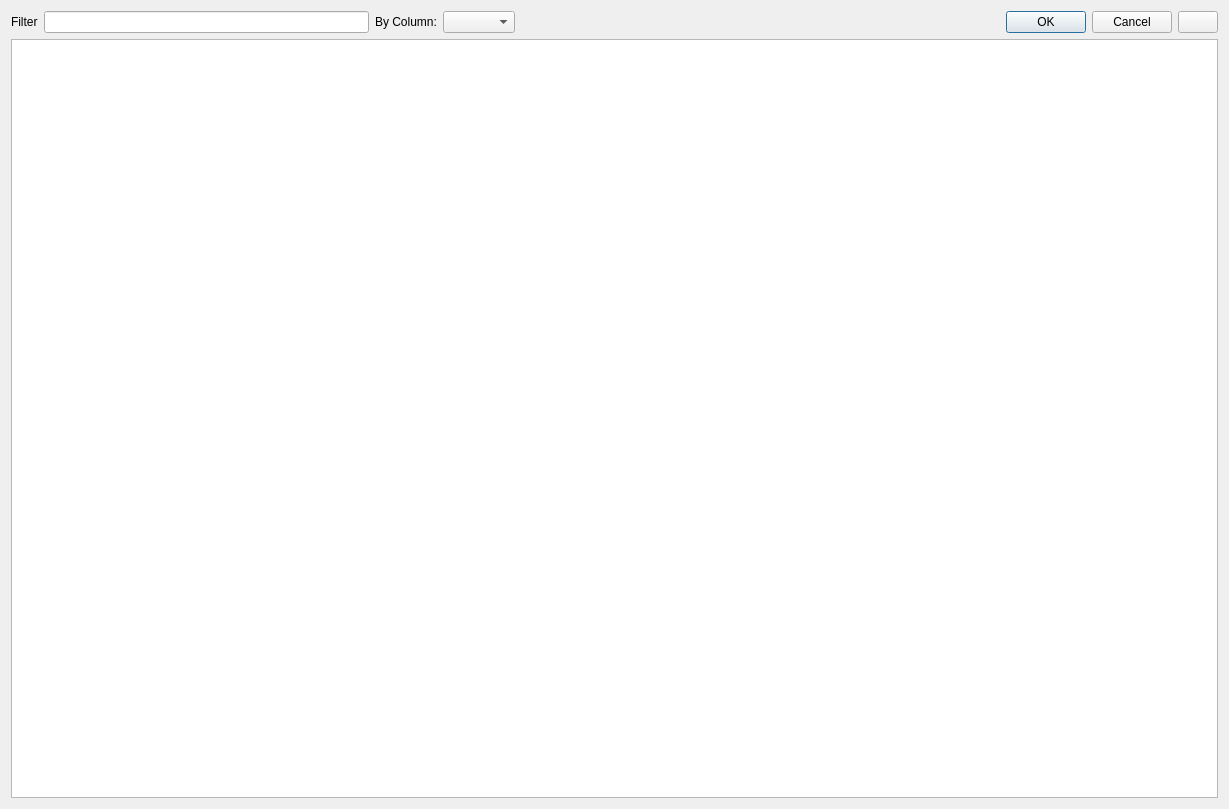
<?xml version="1.0" encoding="UTF-8"?>
<ui version="4.0">
 <class>Results</class>
 <widget class="QDialog" name="Results">
  <property name="geometry">
   <rect>
    <x>0</x>
    <y>0</y>
    <width>1229</width>
    <height>809</height>
   </rect>
  </property>
  <property name="windowTitle">
   <string>Results</string>
  </property>
  <layout class="QVBoxLayout" name="verticalLayout">
   <item>
    <layout class="QHBoxLayout" name="horizontalLayout">
     <item>
      <widget class="QLabel" name="label">
       <property name="text">
        <string>Filter</string>
       </property>
      </widget>
     </item>
     <item>
      <widget class="QLineEdit" name="lineEdit"/>
     </item>
     <item>
      <widget class="QLabel" name="label_2">
       <property name="text">
        <string>By Column:</string>
       </property>
      </widget>
     </item>
     <item>
      <widget class="QComboBox" name="comboBox"/>
     </item>
     <item>
      <spacer name="horizontalSpacer_2">
       <property name="orientation">
        <enum>Qt::Horizontal</enum>
       </property>
       <property name="sizeHint" stdset="0">
        <size>
         <width>40</width>
         <height>20</height>
        </size>
       </property>
      </spacer>
     </item>
     <item>
      <widget class="QDialogButtonBox" name="buttonBox">
       <property name="orientation">
        <enum>Qt::Horizontal</enum>
       </property>
       <property name="standardButtons">
        <set>QDialogButtonBox::Cancel|QDialogButtonBox::Ok</set>
       </property>
      </widget>
     </item>
     <item>
      <widget class="QPushButton" name="push_button_to_excel">
       <property name="text">
        <string/>
       </property>
       <property name="icon">
        <iconset resource="../applications/cfactor/resource.qrc">
         <normaloff>:/cfactor/images/xlsx.png</normaloff>:/cfactor/images/xlsx.png</iconset>
       </property>
       <property name="iconSize">
        <size>
         <width>32</width>
         <height>32</height>
        </size>
       </property>
      </widget>
     </item>
    </layout>
   </item>
   <item>
    <widget class="QTableView" name="result_table_view"/>
   </item>
  </layout>
 </widget>
 <resources>
  <include location="../applications/cfactor/resource.qrc"/>
 </resources>
 <connections>
  <connection>
   <sender>buttonBox</sender>
   <signal>accepted()</signal>
   <receiver>Results</receiver>
   <slot>accept()</slot>
   <hints>
    <hint type="sourcelabel">
     <x>248</x>
     <y>254</y>
    </hint>
    <hint type="destinationlabel">
     <x>157</x>
     <y>274</y>
    </hint>
   </hints>
  </connection>
  <connection>
   <sender>buttonBox</sender>
   <signal>rejected()</signal>
   <receiver>Results</receiver>
   <slot>reject()</slot>
   <hints>
    <hint type="sourcelabel">
     <x>316</x>
     <y>260</y>
    </hint>
    <hint type="destinationlabel">
     <x>286</x>
     <y>274</y>
    </hint>
   </hints>
  </connection>
 </connections>
</ui>
